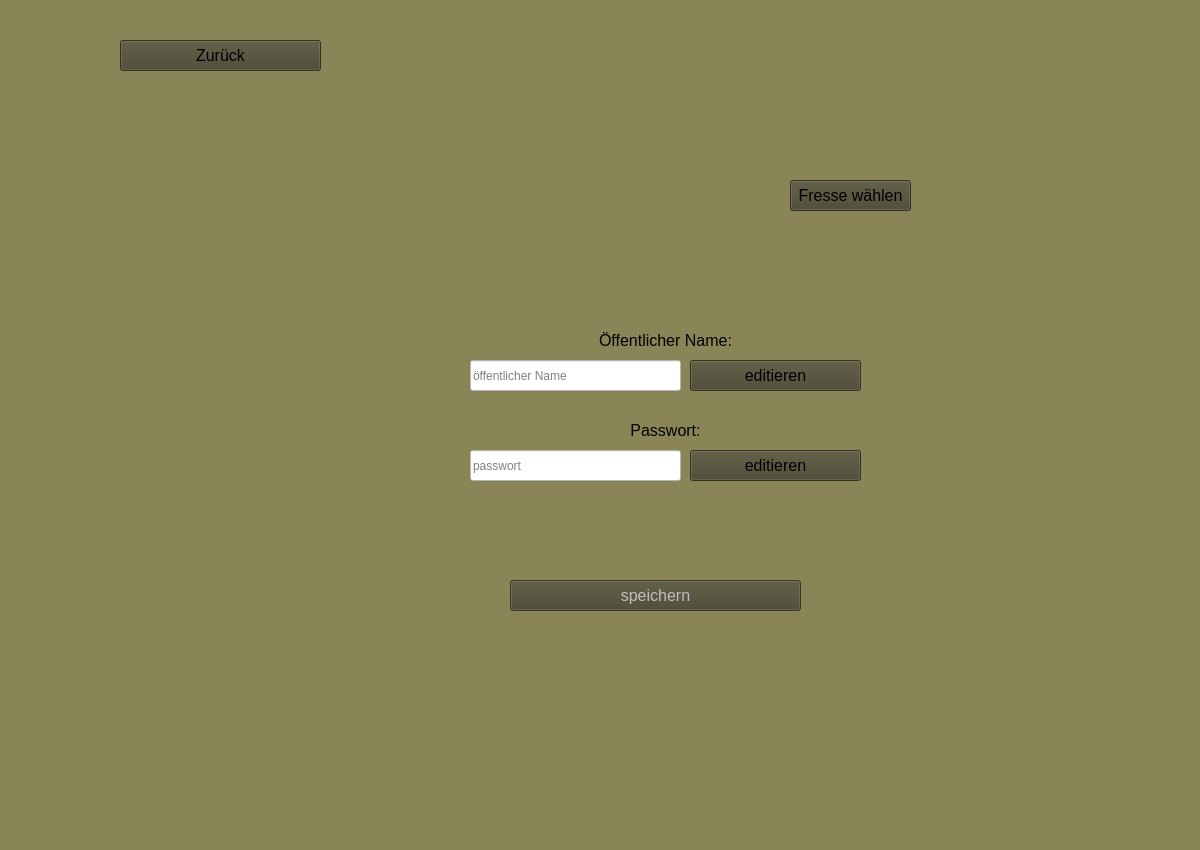
<?xml version="1.0" encoding="UTF-8"?>
<ui version="4.0">
 <class>profilView</class>
 <widget class="QWidget" name="profilView">
  <property name="geometry">
   <rect>
    <x>0</x>
    <y>0</y>
    <width>1200</width>
    <height>850</height>
   </rect>
  </property>
  <property name="sizePolicy">
   <sizepolicy hsizetype="Fixed" vsizetype="Fixed">
    <horstretch>0</horstretch>
    <verstretch>0</verstretch>
   </sizepolicy>
  </property>
  <property name="styleSheet">
   <string notr="true">background: #8A8557;</string>
  </property>
  <widget class="QPushButton" name="showMainMenuButton">
   <property name="geometry">
    <rect>
     <x>120</x>
     <y>40</y>
     <width>201</width>
     <height>31</height>
    </rect>
   </property>
   <property name="sizePolicy">
    <sizepolicy hsizetype="Fixed" vsizetype="Fixed">
     <horstretch>0</horstretch>
     <verstretch>0</verstretch>
    </sizepolicy>
   </property>
   <property name="font">
    <font>
     <pointsize>12</pointsize>
    </font>
   </property>
   <property name="styleSheet">
    <string notr="true">background-color: #47452E;
border-color: #111111;
  
</string>
   </property>
   <property name="text">
    <string>Zurück</string>
   </property>
   <property name="autoDefault">
    <bool>false</bool>
   </property>
  </widget>
  <widget class="QPushButton" name="changePublicNameButton">
   <property name="geometry">
    <rect>
     <x>690</x>
     <y>360</y>
     <width>171</width>
     <height>31</height>
    </rect>
   </property>
   <property name="sizePolicy">
    <sizepolicy hsizetype="Fixed" vsizetype="Fixed">
     <horstretch>0</horstretch>
     <verstretch>0</verstretch>
    </sizepolicy>
   </property>
   <property name="font">
    <font>
     <pointsize>12</pointsize>
    </font>
   </property>
   <property name="styleSheet">
    <string notr="true">background-color: #47452E;
border-color: #111111;

</string>
   </property>
   <property name="text">
    <string>editieren</string>
   </property>
   <property name="autoDefault">
    <bool>false</bool>
   </property>
  </widget>
  <widget class="QPushButton" name="changePasswordButton">
   <property name="geometry">
    <rect>
     <x>690</x>
     <y>450</y>
     <width>171</width>
     <height>31</height>
    </rect>
   </property>
   <property name="sizePolicy">
    <sizepolicy hsizetype="Fixed" vsizetype="Fixed">
     <horstretch>0</horstretch>
     <verstretch>0</verstretch>
    </sizepolicy>
   </property>
   <property name="font">
    <font>
     <pointsize>12</pointsize>
    </font>
   </property>
   <property name="styleSheet">
    <string notr="true">background-color: #47452E;
border-color: #111111;

</string>
   </property>
   <property name="text">
    <string>editieren</string>
   </property>
   <property name="autoDefault">
    <bool>false</bool>
   </property>
  </widget>
  <widget class="QLineEdit" name="publicNameTextField">
   <property name="enabled">
    <bool>false</bool>
   </property>
   <property name="geometry">
    <rect>
     <x>470</x>
     <y>360</y>
     <width>211</width>
     <height>31</height>
    </rect>
   </property>
   <property name="styleSheet">
    <string notr="true">background-color: white</string>
   </property>
   <property name="placeholderText">
    <string>öffentlicher Name</string>
   </property>
  </widget>
  <widget class="QLineEdit" name="passwordTextField">
   <property name="enabled">
    <bool>false</bool>
   </property>
   <property name="geometry">
    <rect>
     <x>470</x>
     <y>450</y>
     <width>211</width>
     <height>31</height>
    </rect>
   </property>
   <property name="styleSheet">
    <string notr="true">background-color: white</string>
   </property>
   <property name="placeholderText">
    <string>passwort</string>
   </property>
  </widget>
  <widget class="QPushButton" name="selectUserImageBtn">
   <property name="geometry">
    <rect>
     <x>790</x>
     <y>180</y>
     <width>121</width>
     <height>31</height>
    </rect>
   </property>
   <property name="sizePolicy">
    <sizepolicy hsizetype="Fixed" vsizetype="Fixed">
     <horstretch>0</horstretch>
     <verstretch>0</verstretch>
    </sizepolicy>
   </property>
   <property name="font">
    <font>
     <pointsize>12</pointsize>
    </font>
   </property>
   <property name="styleSheet">
    <string notr="true">background-color: #47452E;
border-color: #111111;
   </string>
   </property>
   <property name="text">
    <string>Fresse wählen</string>
   </property>
   <property name="autoDefault">
    <bool>false</bool>
   </property>
  </widget>
  <widget class="QPushButton" name="writeChangesButton">
   <property name="enabled">
    <bool>false</bool>
   </property>
   <property name="geometry">
    <rect>
     <x>510</x>
     <y>580</y>
     <width>291</width>
     <height>31</height>
    </rect>
   </property>
   <property name="sizePolicy">
    <sizepolicy hsizetype="Fixed" vsizetype="Fixed">
     <horstretch>0</horstretch>
     <verstretch>0</verstretch>
    </sizepolicy>
   </property>
   <property name="font">
    <font>
     <pointsize>12</pointsize>
    </font>
   </property>
   <property name="styleSheet">
    <string notr="true">background-color: #47452E;
border-color: #111111;

</string>
   </property>
   <property name="text">
    <string>speichern</string>
   </property>
   <property name="autoDefault">
    <bool>false</bool>
   </property>
  </widget>
  <widget class="QLabel" name="label">
   <property name="geometry">
    <rect>
     <x>470</x>
     <y>330</y>
     <width>391</width>
     <height>21</height>
    </rect>
   </property>
   <property name="font">
    <font>
     <pointsize>12</pointsize>
    </font>
   </property>
   <property name="text">
    <string>&lt;html&gt;&lt;head/&gt;&lt;body&gt;&lt;p align=&quot;center&quot;&gt;Öffentlicher Name:&lt;/p&gt;&lt;/body&gt;&lt;/html&gt;</string>
   </property>
  </widget>
  <widget class="QLabel" name="label_2">
   <property name="geometry">
    <rect>
     <x>470</x>
     <y>420</y>
     <width>391</width>
     <height>21</height>
    </rect>
   </property>
   <property name="font">
    <font>
     <pointsize>12</pointsize>
    </font>
   </property>
   <property name="text">
    <string>&lt;html&gt;&lt;head/&gt;&lt;body&gt;&lt;p align=&quot;center&quot;&gt;Passwort:&lt;/p&gt;&lt;/body&gt;&lt;/html&gt;</string>
   </property>
  </widget>
  <widget class="QLabel" name="userImage">
   <property name="geometry">
    <rect>
     <x>530</x>
     <y>70</y>
     <width>250</width>
     <height>250</height>
    </rect>
   </property>
   <property name="styleSheet">
    <string notr="true">border-image: url(:/userImage/default-user-image.png) 0 0 0 0 stretch stretch;
</string>
   </property>
   <property name="text">
    <string/>
   </property>
  </widget>
 </widget>
 <resources>
  <include location="../src/resources/images/ressourcesETanks.qrc"/>
 </resources>
 <connections/>
</ui>
